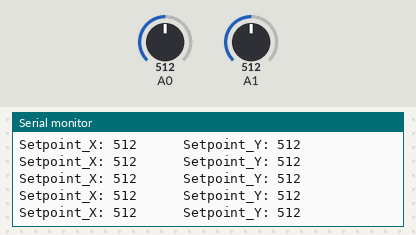
A sketch run on a simulated Arduino Uno, built with avr-gcc and run on an emulated ATmega328P. On the bench: the last lines printed to the serial monitor. The inputs (shaded band) are chosen by the test bench; at power-on: A1 = 512, A0 = 512.

Above: at 2.7 s.
2.8 s: A1 set to 983
At 2.85 s:
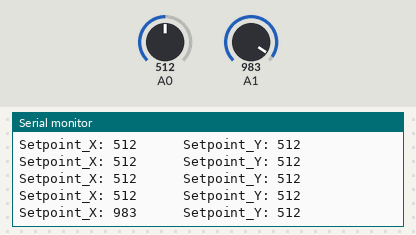
5.8 s: A1 set to 1015
At 5.87 s:
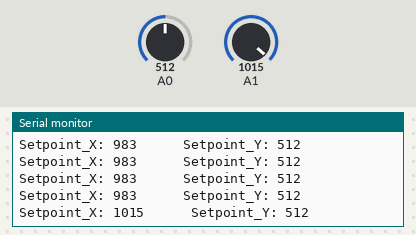
Timing chart, 0 to 8.8 s (numbered marks = the images above; inputs shaded):
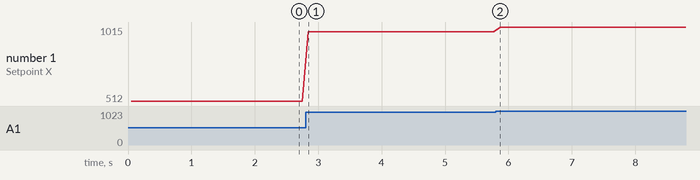

Measured:
- after the input at 2.8 s, the serial monitor: prints a new line after 0.05 s (image 1)
- after the input at 5.8 s, the serial monitor: prints a new line after 0.07 s (image 2)
- plotted number 1: 512 → 983 after the input at 2.8 s, 983 → 1015 after the input at 5.8 s

The sketch:

ReadSetpoint.ino
```cpp
int Setpoint_X, Setpoint_Y;
void setup() {
  Serial.begin(9600);
  Serial.print("Hello, This is program to get X Y setpoint value!\r\n");
}

void loop() {
  // read the value from the sensor:
  Serial.print("Setpoint_X: ");
  Serial.print(analogRead(A1));
  Serial.print("      ");
  Serial.print("Setpoint_Y: ");
  Serial.print(analogRead(A0));
  Serial.print("\r\n");
  delay(100);
}
```
